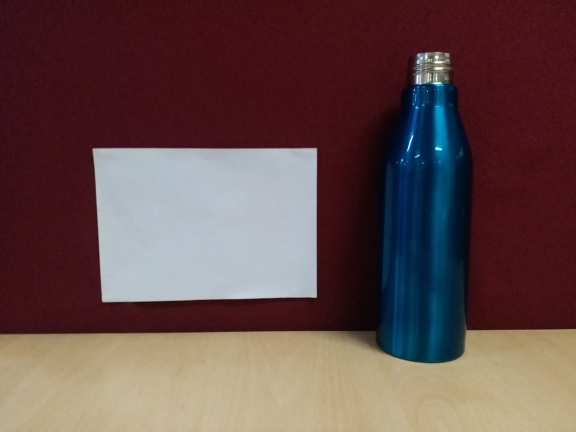
#> input picture image/1.jpeg, 1152 x 864 px, found by its file name (shown at 1/2 size)
$ python Object_height_with_orientation.py   (older library calls are emulated)
#> lines starting #> are read from the running program, lines starting #| are printed output that depends on the picture; after the words box and inside, x2 and y2 are one past the last pixel; in counts of white or black regions, pixels touching at a corner belong together; long printed decimals are rounded
'''
Created on 11-Mar-2019

@author: dhanalaxmi
'''
import matplotlib.pyplot as plt
import cv2
import numpy as np
import imutils
from operator import itemgetter
from imutils import perspective

# load the image, convert it to grayscale, and segment reference object using thresholding techniques

image = cv2.imread("/home/dhanalaxmi/workspace/AI/Object_Height/1.jpeg")
#> image is the input picture: shape (864, 1152, 3); mean B, G, R 74.6, 75.4, 100.8
img=cv2.imread("/home/dhanalaxmi/workspace/AI/Object_Height/2.jpeg")
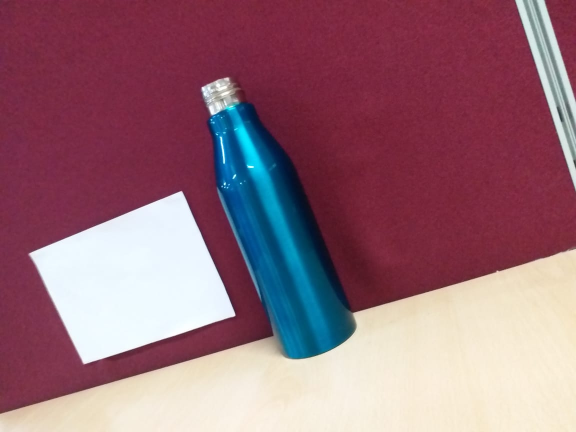
#> input picture image/2.jpeg, 1152 x 864 px, found by its file name (shown at 1/2 size)
#> img is the input picture: shape (864, 1152, 3); mean B, G, R 120, 107.7, 149.8

gray = cv2.cvtColor(image, cv2.COLOR_BGRA2GRAY)
thresh = cv2.threshold(gray, 100,220, cv2.THRESH_BINARY)[1]
#> thresh: shape (864, 1152); values 0 (black) and 220 (white), 35.8% white; 20 white regions (11 under 20 px), largest, box (x1, y1, x2, y2) and area: (0, 658, 1152, 864) 219195, (185, 296, 634, 605) 133088, (831, 104, 899, 173) 3126
thresh = cv2.erode(thresh, None, iterations=2)
#> thresh: shape (864, 1152); values 0 (black) and 220 (white), 35.1% white; 9 white regions (3 under 20 px), largest, box (x1, y1, x2, y2) and area: (0, 660, 1152, 864) 216599, (187, 298, 632, 603) 130042, (836, 106, 889, 171) 1161, (872, 214, 884, 300) 519, (833, 145, 861, 167) 493, (851, 130, 860, 135) 33
thresh = cv2.dilate(thresh, None, iterations=2)
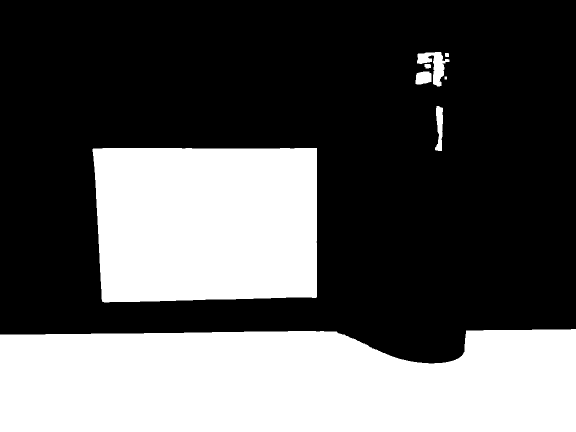
#> thresh: shape (864, 1152) (shown at 1/2 size); values 0 (black) and 220 (white), 35.8% white; 8 white regions

#Find contours(bounding box) of reference object
#Determine pixel height of Reference object i an image

cnts = cv2.findContours(thresh, cv2.RETR_TREE,cv2.CHAIN_APPROX_SIMPLE)
#> cnts = 8 contours; box (x1, y1, x2, y2) and area: (0, 658, 1152, 864) 217816, (185, 296, 634, 605) 132338, (834, 104, 899, 173) 1724, (870, 212, 886, 302) 862, (831, 143, 863, 169) 659, (849, 128, 862, 137) 86, (890, 106, 898, 114) 48, (889, 153, 894, 159) 20
cnts = imutils.grab_contours(cnts)
count=0
for c in cnts:
    area=cv2.contourArea(c)
    if area>130000 and area<150000:

        box = cv2.minAreaRect(c)
        box = cv2.boxPoints(box) if imutils.is_cv2() else cv2.boxPoints(box)
        box = np.array(box, dtype="int")
        box = perspective.order_points(box)
        cv2.drawContours(image, [box.astype("int")], -1, (0, 255, 0), 2)
        for (x, y) in box:
            cv2.circle(image, (int(x), int(y)), 5, (0, 0, 255), 3)
#> this loop made 8 passes
#> (area, box) on pass 2: (132337.5, [[185, 296], [633, 296], [633, 604], [185, 604]])
#> area on passes 1, 3, 5, 6, 7, 8: 217815.5, 862, 659, 85.5, 48, 1724.5
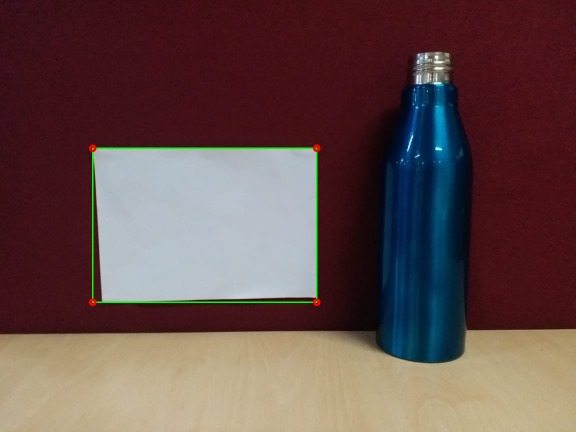
#> image: shape (864, 1152, 3) (shown at 1/2 size); 0.51% of pixels changed, all inside (x1, y1, x2, y2) = (178, 289, 641, 612)
# plt.imshow(cv2.cvtColor(image,cv2.COLOR_BGR2RGB))
# plt.show()
object_corner=box
#> object_corner = [[185, 296], [633, 296], [633, 604], [185, 604]]

gray = cv2.cvtColor(img, cv2.COLOR_BGRA2GRAY)
thresh = cv2.threshold(gray, 100,220, cv2.THRESH_BINARY)[1]
#> thresh: shape (864, 1152); values 0 (black) and 220 (white), 34.1% white; 31 white regions (19 under 20 px), largest, box (x1, y1, x2, y2) and area: (0, 494, 1152, 864) 223455, (56, 382, 471, 730) 85553, (1030, 0, 1152, 383) 16981
thresh = cv2.erode(thresh, None, iterations=2)
#> thresh: shape (864, 1152); values 0 (black) and 220 (white), 32.9% white; 36 white regions (30 under 20 px), largest, box (x1, y1, x2, y2) and area: (0, 497, 1152, 864) 220174, (58, 384, 469, 727) 82519, (1032, 0, 1152, 376) 15037, (404, 156, 600, 534) 9028, (441, 273, 450, 325) 124, (493, 522, 510, 563) 59
thresh = cv2.dilate(thresh, None, iterations=2)
#> thresh: shape (864, 1152); values 0 (black) and 220 (white), 34% white; 10 white regions

cnts = cv2.findContours(thresh, cv2.RETR_TREE,cv2.CHAIN_APPROX_SIMPLE)
#> cnts = 12 contours; largest, box (x1, y1, x2, y2) and area: (0, 495, 1152, 864) 222007, (56, 382, 471, 729) 85008, (1030, 0, 1152, 378) 16786, (402, 154, 604, 542) 11038, (470, 469, 514, 570) 540
cnts = imutils.grab_contours(cnts)
count=0
for c in cnts:
    area=cv2.contourArea(c)
    if area>85000 and area<100000:
#         cv2.drawContours(img, [c], -1, (0, 255, 0), 2)
        epsilon = cv2.arcLength(c, True)
        approx = cv2.approxPolyDP(c, 0.099* epsilon, True)
#         print(area,len(approx))

        if len(approx)==4:
            tl = tuple(c[c[:, :, 0].argmin()][0])
            br = tuple(c[c[:, :, 0].argmax()][0])
            tr = tuple(c[c[:, :, 1].argmin()][0])
            bl = tuple(c[c[:, :, 1].argmax()][0])
#> this loop made 12 passes
#> (area, epsilon, approx, tr) on pass 6: (85008, 1264.6, [[364, 382], [56, 507], [165, 728], [470, 631]], (359, 382))
#> area on passes 1, 2, 3, 5, 8, 9: 222007, 540, 205.5, 68, 327, 11038
# [7 lines of commented-out code are left out]

obj_corner=(tl,tr,br,bl)
#> obj_corner = ((56, 507), (359, 382), (470, 631), (165, 728))
obj_corner=(np.asarray(obj_corner, dtype="float32"))
#> obj_corner = [[56, 507], [359, 382], [470, 631], [165, 728]]


h, mask = cv2.findHomography(obj_corner,object_corner)
#> h = [[1.27, -0.646, 422.2], [0.484, 0.936, -237.1], [0.000234, -0.000234, 1]]; mask = [1, 1, 1, 1]

out = cv2.warpPerspective(img, h, (1500,1000))

# plt.imshow(cv2.cvtColor(out,cv2.COLOR_BGR2RGB))
# plt.show()

gray = cv2.cvtColor(out, cv2.COLOR_BGRA2GRAY)
#> gray: shape (1000, 1500)
thresh = cv2.threshold(gray, 100,220, cv2.THRESH_BINARY)[1]
#> thresh: shape (1000, 1500); values 0 (black) and 220 (white), 30.7% white; 32 white regions (19 under 20 px), largest, box (x1, y1, x2, y2) and area: (0, 655, 1352, 1000) 291368, (183, 295, 640, 608) 141073, (771, 114, 851, 566) 13480
thresh = cv2.erode(thresh, None, iterations=2)
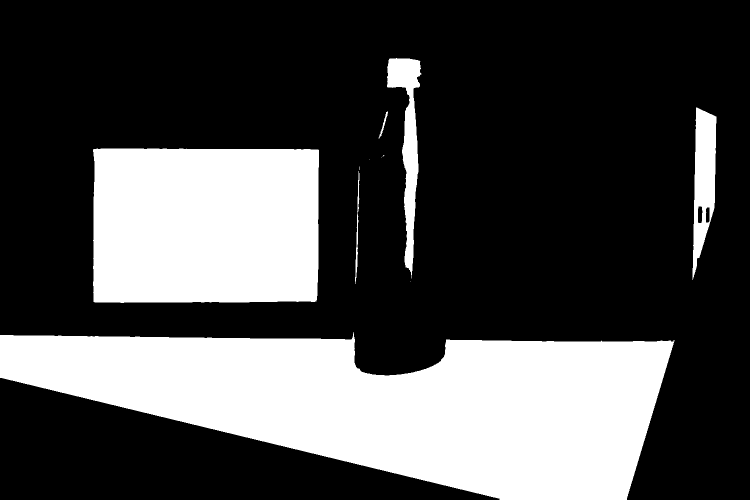
#> thresh: shape (1000, 1500) (shown at 1/2 size); values 0 (black) and 220 (white), 29.7% white; 11 white regions (5 under 20 px), largest, box (x1, y1, x2, y2) and area: (0, 664, 1349, 1000) 284790, (186, 297, 638, 606) 137827, (774, 116, 843, 557) 11039, (1385, 215, 1433, 560) 10337, (710, 342, 719, 568) 569, (757, 223, 776, 277) 184
thresh = cv2.dilate(thresh, None, iterations=2)
#> thresh: shape (1000, 1500); values 0 (black) and 220 (white), 30.7% white; 9 white regions

cnts = cv2.findContours(thresh, cv2.RETR_TREE,cv2.CHAIN_APPROX_SIMPLE)
#> cnts = 11 contours, 2 with area under 20; largest, box (x1, y1, x2, y2) and area: (0, 662, 1351, 1000) 289683, (184, 295, 640, 608) 140211, (772, 114, 845, 559) 12835, (1383, 213, 1435, 562) 12038, (708, 331, 721, 570) 1365
cnts = imutils.grab_contours(cnts)
count=0
for c in cnts:
    area=cv2.contourArea(c)
    if area>130000 and area<150000:
        box = cv2.minAreaRect(c)
        box = cv2.boxPoints(box) if imutils.is_cv2() else cv2.boxPoints(box)
        box = np.array(box, dtype="int")
        box = perspective.order_points(box)
        cv2.drawContours(out, [box.astype("int")], -1, (0, 255, 0), 2)
        for (x, y) in box:
            cv2.circle(out, (int(x), int(y)), 5, (0, 0, 255), 3)
#> this loop made 11 passes
#> (area, box) on pass 6: (140211, [[184, 295], [639, 295], [639, 607], [184, 607]])
#> area on passes 1, 3, 5, 7, 8, 9: 289683, 1365, 51, 428, 12037.5, 92
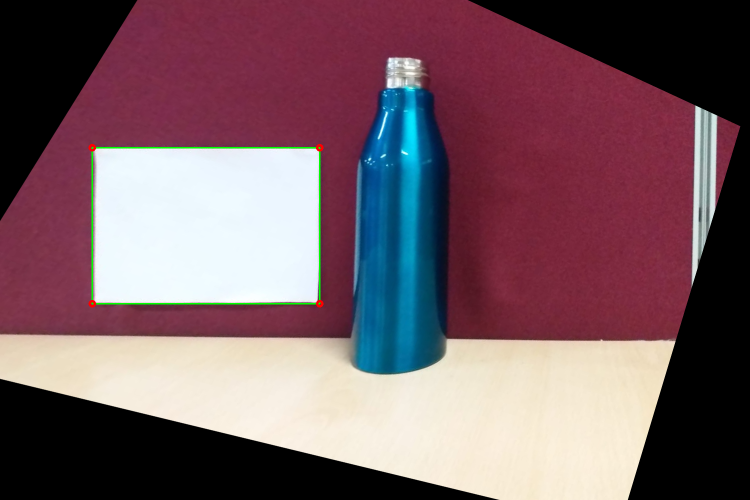
#> out: shape (1000, 1500, 3) (shown at 1/2 size); mean B, G, R 100.1, 92.6, 119


RO_Height=box[3][1]-box[0][1]
#> RO_Height = 312
print("RO pixel is {}".format(RO_Height))
#| RO pixel is 312.0
######### Implement SIFT Detector ########
sift = cv2.xfeatures2d.SIFT_create()
kp, des = sift.detectAndCompute(thresh, None)
#> kp = 216 keypoints; strongest (x, y, size): (807, 146, 47.4), (766, 312, 5.8), (821, 563, 3.4), (1400, 417, 2.2)
# Convert the Key Points into an array of coordinates
points = []
for point in kp:

    points.append(point.pt)
#> this loop made 216 passes
#> point on passes 1 to 3: keypoint at (26.2, 670), size 3.8, keypoint at (107.9, 670.9), size 3.7, keypoint at (122.1, 671), size 3.9
#> after the loop, points = 216 pairs, first value 26.17 to 1435.8, second value 112.1 to 790.5
# Determine the Top Most Points of Bottle
points_ordered = sorted(points, key=itemgetter(1), reverse=False)
#> points_ordered has the same summary as points
head = [points_ordered[0]]
#> head = [(798.8, 112.1)]

cv2.circle(out, (int(head[0][0]), int(head[0][1])), 2, (0, 0, 255), 8)
#> out: shape (1000, 1500, 3); 0.01% of pixels changed, all inside (x1, y1, x2, y2) = (792, 106, 805, 119)

# Determine the Bottom Most Points of Bottle

gray = cv2.cvtColor(out, cv2.COLOR_BGR2GRAY)
edges = cv2.Canny(gray,50,150,apertureSize = 3)
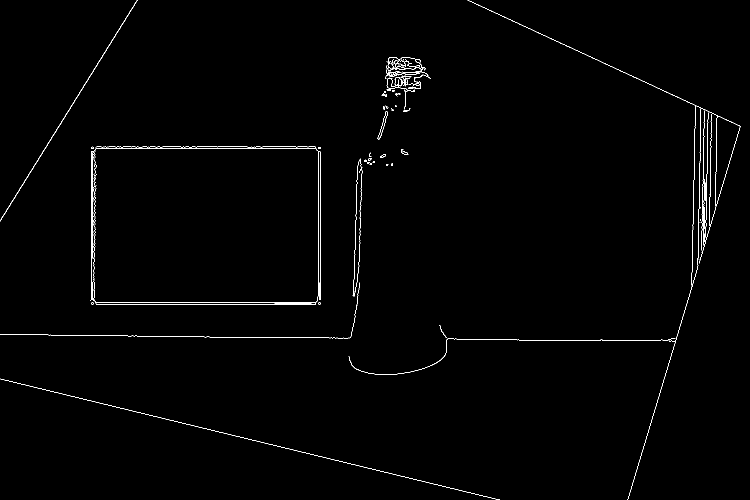
#> edges: shape (1000, 1500) (shown at 1/2 size); 0.82% white in thin lines or dots

minLineLength=500
lines = cv2.HoughLinesP(image=edges,rho=.7,theta=np.pi/180, threshold=50,lines=np.array([]), minLineLength=minLineLength,maxLineGap=500)
#> lines = 16 rows, first 6: [89, 297, 640, 297], [183, 605, 714, 605], [92, 293, 630, 293], [182, 801, 182, 147], [637, 912, 637, 294], [185, 609, 713, 609]
bl_listing=[]
for i in range(len(lines)):
    if lines[i][0][1] >620:
        if lines[i][0][3] >650:
            bl_listing.append(lines[i][0])
#> this loop made 16 passes
#> after the loop, bl_listing = [[486, 675, 1353, 675], [175, 670, 893, 682]]

points_ordered = sorted(bl_listing, key=itemgetter(1), reverse=True)
#> points_ordered = [[486, 675, 1353, 675], [175, 670, 893, 682]]
bottom=points_ordered[0]
#> bottom = [486, 675, 1353, 675]
a,b,c,d=bottom
#> a = 486; b = 675; c = 1353; d = 675
midpoint=((a + c) * 0.5), ((b + d) * 0.5)
#> midpoint = (919.5, 675)
cv2.line(out,(a,b),(c,d), (0, 0, 255), 3, cv2.LINE_AA)
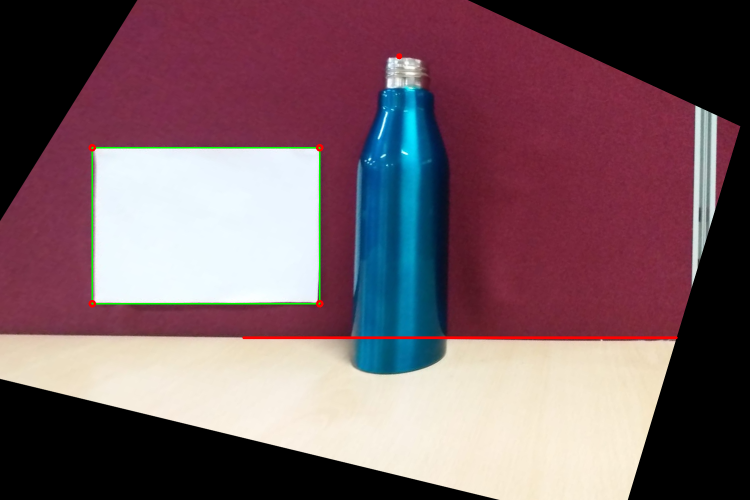
#> out: shape (1000, 1500, 3) (shown at 1/2 size); mean B, G, R 99.8, 92.4, 119.5

Bottle_Height=(midpoint[1]-head[0][1])
#> Bottle_Height = 562.9
print("Bottle pixel is {}".format(Bottle_Height))
#| Bottle pixel is 562.868

RO_CM =14.8
# Calculate the conversion factor
CM_per_Pixel = (RO_CM/ RO_Height)
#> CM_per_Pixel = 0.0474

# Calculate the Kid's Height in cm
Bottle_Height_CM = (Bottle_Height * CM_per_Pixel)
#> Bottle_Height_CM = 26.7
print("Bottle Height in cm -  {}".format(Bottle_Height_CM))
#| Bottle Height in cm -  26.700

plt.imshow(cv2.cvtColor(out,cv2.COLOR_BGR2RGB))
plt.show()
